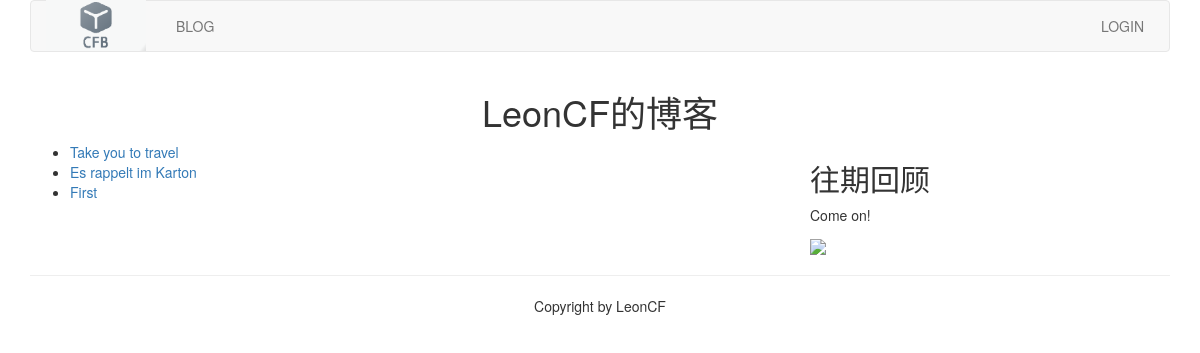
Screenshot of /blog/ with the database file from the repository.
### blog/models.py (models this page shows, shortened)
class BlogArticles(models.Model):
	title=models.CharField(max_length=300)
	author=models.ForeignKey(User,related_name="blog_posts")
	body=models.TextField()
	publish=models.DateTimeField(default=timezone.now)
	class Meta:
		ordering=("-publish",)

### blog/views.py (the view)
def blog_title(request):
    blogs=BlogArticles.objects.all()
    return render(request,"blog/titles.html",{"blogs":blogs})

### templates/blog/titles.html (shortened to what this page needs)
{% extends "base.html" %}
{% load static %}
{% block content %}
<div class="row text-center vertical-middle-sm">
	<h1>LeonCF的博客</h1>
</div>
<div class="row">
	<div class="col-xs-12 col-md-8">
		<ul>
			{% for blog in blogs %}
			    <li><a href="{{ blog.id }}">{{ blog.title }}</a></li>
			{% endfor %}
		</ul>
	</div>
	<div class="col-xs-6 col-md-4">
		<h2>往期回顾</h2>
		<p>Come on!</p>
		<img width="200px" src="{% static '/images/book.jpg' %}">
	</div>
</div>
{% endblock %}

### rows the page displays
BlogArticles: title "Take you to travel"
BlogArticles: title "Es rappelt im Karton"
BlogArticles: title "First"
